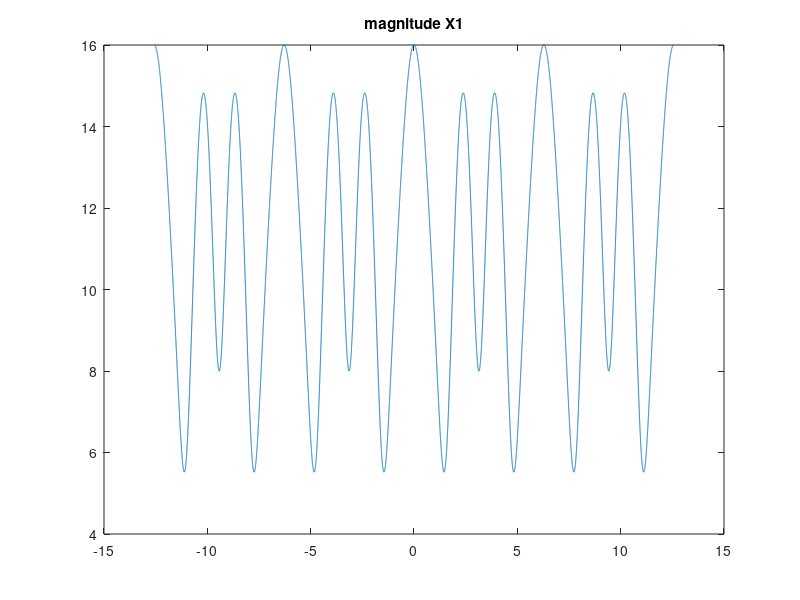
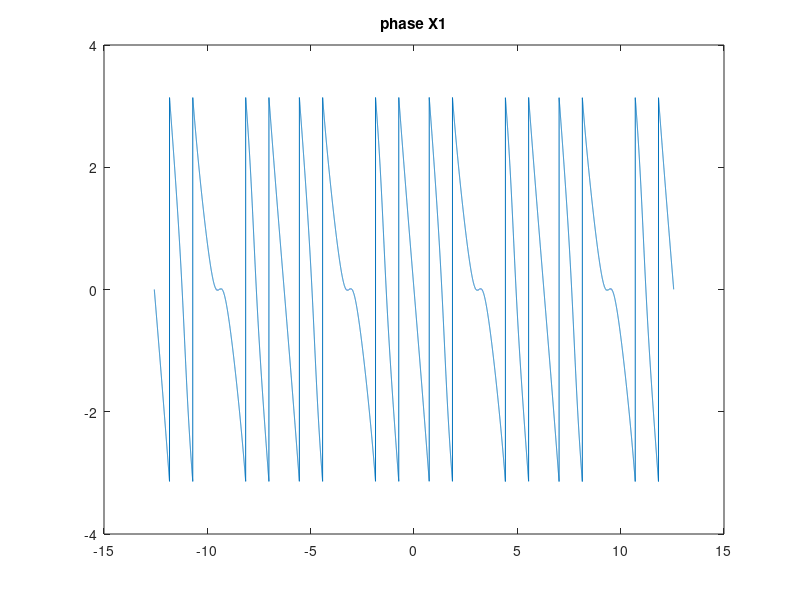

Source code (MATLAB) for these figures, in order:
clc;clear all;
x=[1 -3 6 -1 5 8];
N=length(x);
n=0:N-1;
OM=-4*pi:0.001:4*pi
X=exp(-j*OM'*n)*x';

plot(OM,abs(X));title('magnitude X1')
figure();
plot(OM,angle(X));title('phase X1')